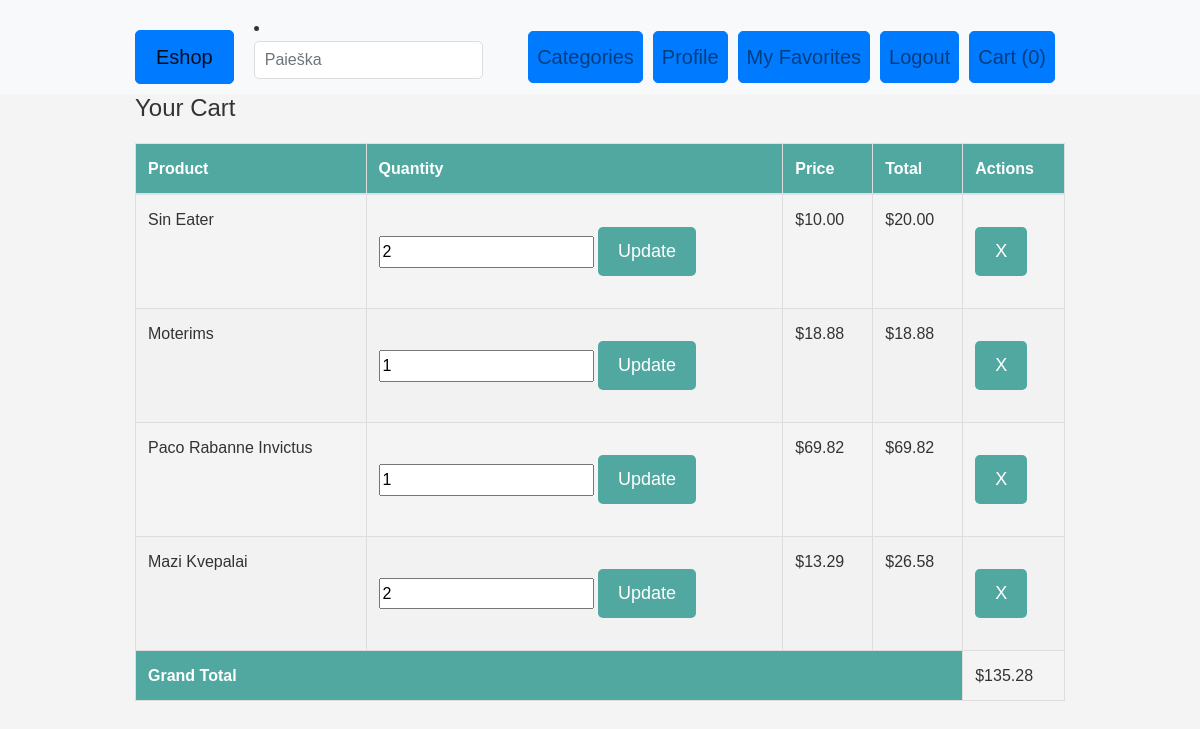
/cart-detail/ (signed in), run on an earlier commit of the app's database.
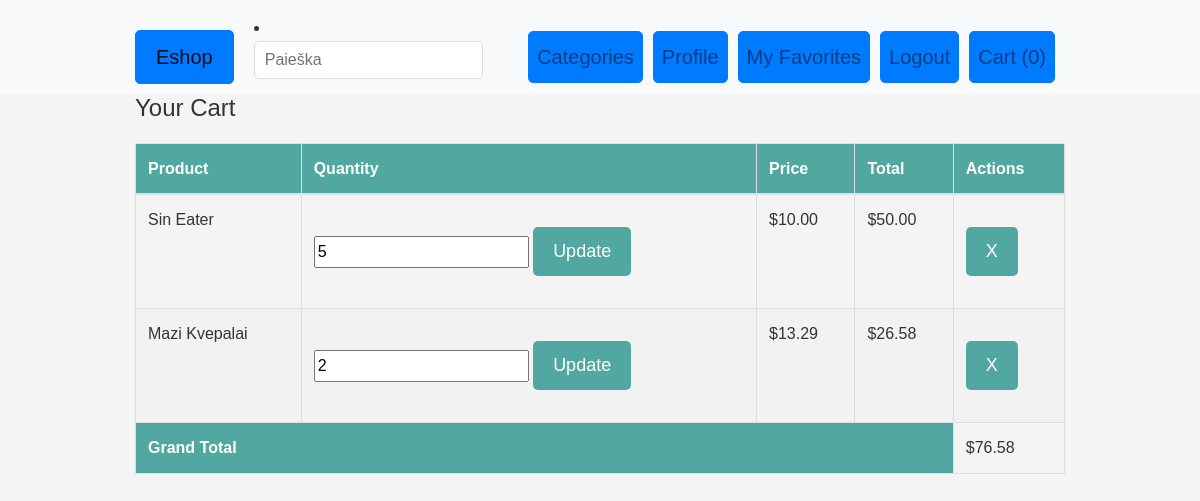
And on a later commit of the database.
### eshopas_app/models.py (models this page shows, shortened)
class CartItem(models.Model):
    product = models.ForeignKey(Product, on_delete=models.CASCADE)
    quantity = models.PositiveIntegerField(default=1)
    created_at = models.DateTimeField(auto_now_add=True)
    cart = models.ForeignKey(Cart, on_delete=models.CASCADE, default=None)
    def total_price(self):
        return self.product.price * self.quantity

class Product(models.Model):
    product_id = models.IntegerField(default=0)
    name = models.CharField(max_length=100)
    price = models.DecimalField(max_digits=10, decimal_places=2)
    category = models.ForeignKey(Category, on_delete=models.CASCADE, default=1)
    image = models.ImageField(upload_to='product_images/', blank=True, null=True)
    thumbnail = ImageSpecField(source='image', processors=[ResizeToFill(150, 200)], format='JPEG', options={'quality': 90})
    is_featured = models.BooleanField(default=True)
    stock = models.PositiveIntegerField(default=0)
    sales_discount = models.FloatField(default=0.0)
    discount = models.FloatField(default=0.0)
    description = models.TextField(blank=True)
    favorites = models.ManyToManyField(User, related_name='favorites', blank=True)

### eshopas_app/views.py (the view)
# urls.py: path('cart-detail/', views.cart_detail, name='cart_detail'),
@login_required
def cart_detail(request):
    user = request.user
    cart, created = Cart.objects.get_or_create(user=user)
    cart_items = CartItem.objects.filter(cart=cart)
    total_cart_value = sum(item.total_price() for item in cart_items)
    context = {
        'cart_items': cart_items,
        'total_cart_value': total_cart_value,
    }
    return render(request, 'cart_detail.html', context)

### eshopas_app/templatetags/myfilters.py (called while the page is built, shortened)
@register.filter
def cart_total(cart):
    if not cart:
        return 0

### eshopas_app/templates/cart_detail.html (shortened to what this page needs)
{% extends 'base.html' %}
{% load static %}
{% load myfilters %}
{% block content %}
    <h2>Your Cart</h2>
    <table class="table">
        <thead>
            <tr>
                <th>Product</th>
                <th>Quantity</th>
                <th>Price</th>
                <th>Total</th>
                <th>Actions</th>
            </tr>
        </thead>
        <tbody>
            {% for item in cart_items %}
                <tr>
                    <td>{{ item.product.name }}</td>
                    <td>
                        <form method="post" action="{% url 'update_quantity' item.product.id %}">
                            <input type="number" name="quantity" value="{{ item.quantity }}" min="1">
                            <button type="submit">Update</button>
                        </form>
                    </td>
                    <td>${{ item.product.price }}</td>
                    <td>${{ item.total_price }}</td>
                    <td>
                        <form method="post" action="{% url 'remove_item' item.product.id %}">
                            <button type="submit">X</button>
                        </form>
                    </td>
                </tr>
            {% endfor %}
        </tbody>
        <tfoot>
            <tr>
                <th colspan="4">Grand Total</th>
                <td>${{ total_cart_value }}</td>
            </tr>
        </tfoot>
    </table>
{% endblock %}

### eshopas_app/templates/base.html (shortened to what this page needs)
<!DOCTYPE html>
{% load static %}
{% load myfilters %}
<link href="{% static 'css/styles.css' %}" rel="stylesheet">
<html lang="en">
<head>
    <link rel="stylesheet" href="https://stackpath.bootstrapcdn.com/bootstrap/4.1.3/css/bootstrap.min.css">
    <link rel="stylesheet" type="text/css" href="{% static 'css/styles.css' %}">
</head>
<body>
<nav class="navbar navbar-expand-lg navbar-light bg-light">
    <div class="container">
        <a class="navbar-brand btn btn-primary" href="/">Eshop</a>
        <li>
            <form action="{% url 'search' %}" method="get" class="form-inline my-2 my-md-0">
                <input name="query" class="form-control" type="text" placeholder="Paieška">
            </form>
        </li>
        <div class="collapse navbar-collapse" id="navbarNavAltMarkup">
            <div class="navbar-nav ml-auto">
                <a class="nav-item nav-link btn btn-primary" href="/category/">Categories</a>
                {% if user.is_authenticated %}
                    <a class="nav-item nav-link btn btn-primary" href="/profile/">Profile</a>
                    <a class="nav-item nav-link btn btn-primary" href="/my-favorites/">My Favorites</a>
                    <a class="nav-item nav-link btn btn-primary" href="/logout/">Logout</a>
                {% else %}
                    <a class="nav-item nav-link btn btn-primary" href="{% url 'login' %}">Login</a>
                    <a class="nav-item nav-link btn btn-primary" href="/register/">Register</a>
                {% endif %}
                <a class="nav-item nav-link btn btn-primary" href="/cart-detail/">Cart ({{ request.session.cart|cart_total }})</a>
            </div>
        </div>
    </div>
</nav>
    <div class="container">
      {% block content %}
      {% endblock %}
    </div>
</body>
</html>

### static/css/styles.css (style rules this page uses)
body { font-family: Arial, sans-serif; line-height: 1.6; color: #333; background-color: #f4f4f4; margin: 0; padding: 0; }
.container { width: 80%; margin: auto; overflow: hidden; }
form { margin: 20px 0; }
form input[type="text"], form input[type="email"], form textarea { width: 100%; padding: 10px; border-radius: 5px; border: 1px solid #ddd; }
button { display: inline-block; color: #fff; background-color: #50a8a0; padding: 10px 20px; border: none; border-radius: 5px; cursor: pointer; text-decoration: none; }
table { width: 100%; border-collapse: collapse; margin: 20px 0; }
table, th, td { border: 1px solid #ddd; }
th, td { text-align: left; padding: 15px; }
th { background-color: #50a8a0; color: white; }
tr:nth-child(even) { background-color: #f2f2f2; }
.btn { border-radius: 5px; padding: 8px 16px; font-size: 16px; text-align: center; text-decoration: none; cursor: pointer; transition: background-color 0.3s ease; }
.btn-primary { color: #ffffff; background-color: #007bff; border-color: #007bff; }
.navbar { padding: 10px 0; }
.navbar-brand { margin-right: 20px; }
.navbar-nav .btn { margin-right: 10px; }
h2 { font-size: 24px; }
button { font-size: 18px; padding: 10px 20px; border: none; border-radius: 5px; cursor: pointer; }
a.btn-primary { font-size: 20px; margin-top: 20px; padding: 10px 20px; text-decoration: none; background-color: #007bff; color: #fff; border-radius: 5px; }

What changed in the data, as far as the page shows it:
removed CartItem: product.name "Moterims", quantity "1", product.price "18.88", total_price "18.88"
removed CartItem: product.name "Paco Rabanne Invictus", quantity "1", product.price "69.82", total_price "69.82"
changed CartItem "Sin Eater": quantity "2" → "5"; total_price "20.00" → "50.00"
Also different on the page:
{{ total_cart_value }}: "135.28" → "76.58"
